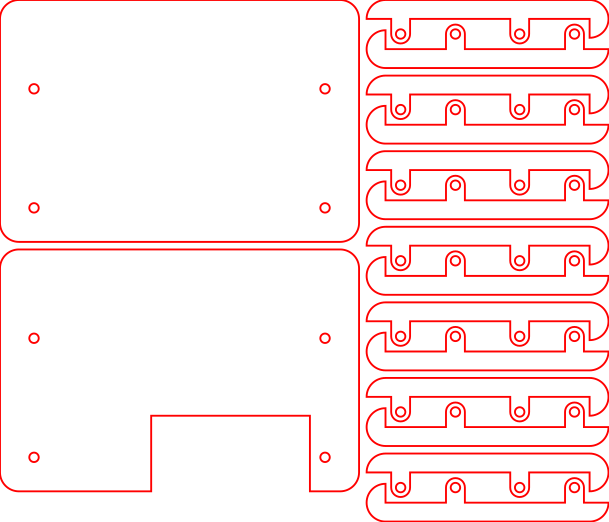

Reproduce this figure in Python.
#!/usr/bin/env python3

from laser.util import *
import ce96

d = panel('ce96_uart.svg', 300, 200)
d.add(ce96.base(d))
d.add(translate(ce96.top_uart(d), 0, 66))
d.add(translate(ce96.side(d), 0, 132))
d.save()
